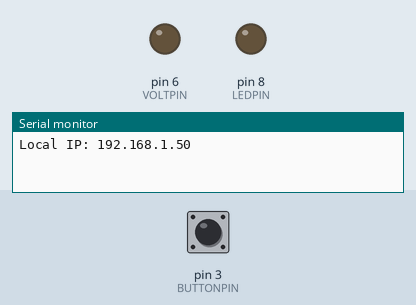
Bench run of a sketch on a simulated Arduino Uno, built for the host (arithmetic inside an expression is 32-bit, double 64-bit). Parts: output pins drawn as LEDs (lit = HIGH), the last lines printed to the serial monitor. Inputs (shaded band) come from the test bench; at power-on: pin 3 (BUTTONPIN) HIGH. WiFi joins after 1.5 s; servers stay silent unless stated; uploads are accepted with an empty reply.

Above: at 3.7 s.
3.8 s: pin 3 (BUTTONPIN) pulled LOW for 0.15 s
At 5.2 s:
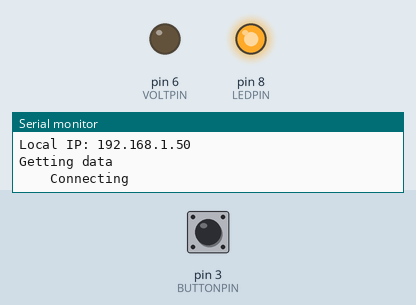
Timing chart, 0 to 12.9 s (numbered marks = the images above; inputs shaded):
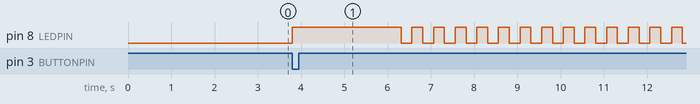

Measured:
- after the input at 3.8 s, pin 8 (LEDPIN): LOW → HIGH at once, then repeats every 0.50 s: LOW 0.25 s, HIGH 0.25 s

The sketch:

runforthebus.ino
```cpp
#include <SPI.h>
#include <Ethernet.h>

const int VOLTPIN = 6;
const int BUTTONPIN = 3;
const int LEDPIN = 8;

const int DATASAMPLES = 12;
const long DELAYBETWEENSAMPLES = 10000;
const int BLINK = 500;
const int NOBUSVOLTS = 150;

const long NOBUS = 999999;

long waitingTime;

EthernetClient client;
byte mac[] = {0x90, 0xA2, 0xDA, 0x0F, 0xCC, 0x95};

void setup() {

  pinMode(BUTTONPIN, INPUT_PULLUP);

  pinMode(VOLTPIN, OUTPUT);
  pinMode(LEDPIN, OUTPUT);

  Serial.begin(9600);
  while (!Serial) {};

  if (! Ethernet.begin(mac)) {
    Serial.println("Could not connect to network");
  } else {
    Serial.print("Local IP: ");
    Serial.println(Ethernet.localIP());
  }
  delay(1000);

}


void loop() {

  if (digitalRead(BUTTONPIN) == LOW) {

    digitalWrite(LEDPIN, HIGH);

    Serial.println("Getting data");
    for (int currentRep = 0; currentRep < DATASAMPLES; currentRep++) {

      hitWebPage();

      if (waitingTime != NOBUS) {
        analogWrite (VOLTPIN, waitingTime);
      } else {
        analogWrite (VOLTPIN, NOBUSVOLTS);
      }

      if (waitingTime < 35) {

        for (int f = 0; f < DELAYBETWEENSAMPLES / BLINK; f++) {
          delay(BLINK/2);
          digitalWrite(LEDPIN, LOW);
          delay(BLINK/2);
          digitalWrite(LEDPIN, HIGH);
        }

      } else if (waitingTime < 70) {

        for (int f = 0; f < DELAYBETWEENSAMPLES / (BLINK * 2); f++) {
          delay(BLINK);
          digitalWrite(LEDPIN, LOW);
          delay(BLINK);
          digitalWrite(LEDPIN, HIGH);
        }

      } else {

        delay (DELAYBETWEENSAMPLES);

      }

    }

    analogWrite (VOLTPIN, 0);
    digitalWrite(LEDPIN, LOW);

    Serial.println("End");
    Serial.println();

  } else {

    delay (100);

  }


}


long hitWebPage() {

  if (client.connect("neuronasdq.cluster005.ovh.net", 80)) {

    Serial.println("    Connecting");

    client.println("GET /bus/getbusinfo.php HTTP/1.0");
    client.println("Host: neuronasdq.cluster005.ovh.net");
    client.println();

    while (client.connected()) {
      if (client.available()) {
        client.find("\"wait\":");
        waitingTime = client.parseInt();
        Serial.print("    ");
        Serial.println(waitingTime);
        client.stop();
        return waitingTime;
      }
    }

    client.stop();

  }

  return NOBUS;

}
```
